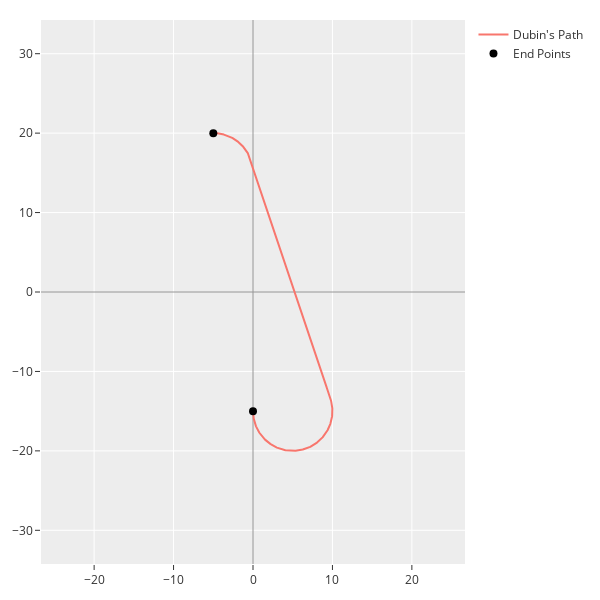

The code cell stored with this chart in its notebook:
### Code cell
plot_dubin(["Dubin's Path", "lines", optimal_path]).show()

### Figure 1 — Plotly figure (JSON) as saved in the notebook; plotly's stock layout.template omitted (floating-point values rounded to 4 significant figures; data arrays with more than 128 entries replaced by an {"elided": "..."} marker saying what was removed)
{"data": [{"hovertemplate": "Angle: %{text}<br>X: %{x}<br>Y: %{y}", "mode": "lines", "name": "Dubin's Path", "text": {"elided": "5519 str values"}, "type": "scatter", "x": {"elided": "5519 float values"}, "y": {"elided": "5519 float values"}}, {"marker": {"color": "black", "size": 8}, "mode": "markers", "name": "End Points", "type": "scatter", "x": [0, -4.995], "y": [-15, 20.0]}], "layout": {"height": 600, "margin": {"b": 20, "l": 20, "r": 20, "t": 20}, "width": 600, "xaxis": {"domain": [0, 1], "range": [-25, 25], "type": "linear", "zeroline": true, "zerolinecolor": "#969696"}, "yaxis": {"domain": [0, 1], "range": [-33.09, 33.09], "scaleanchor": "x", "scaleratio": 1, "type": "linear", "zeroline": true, "zerolinecolor": "#969696"}}}
